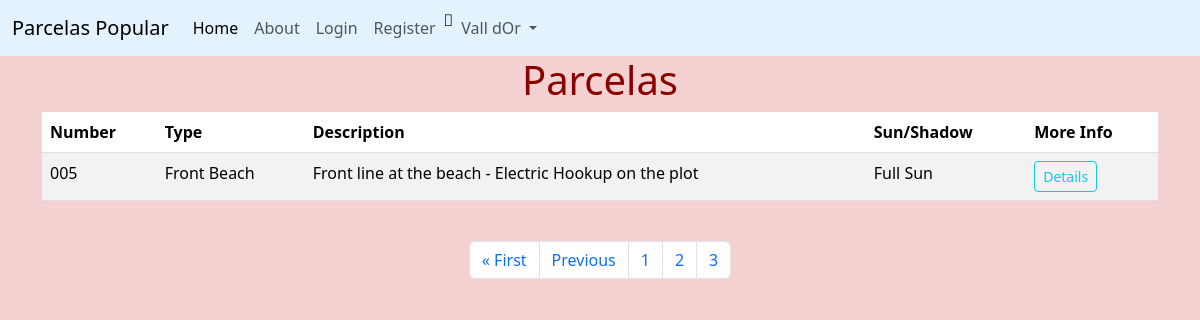
/parcelas?page=3, run on an earlier commit of the app's database.
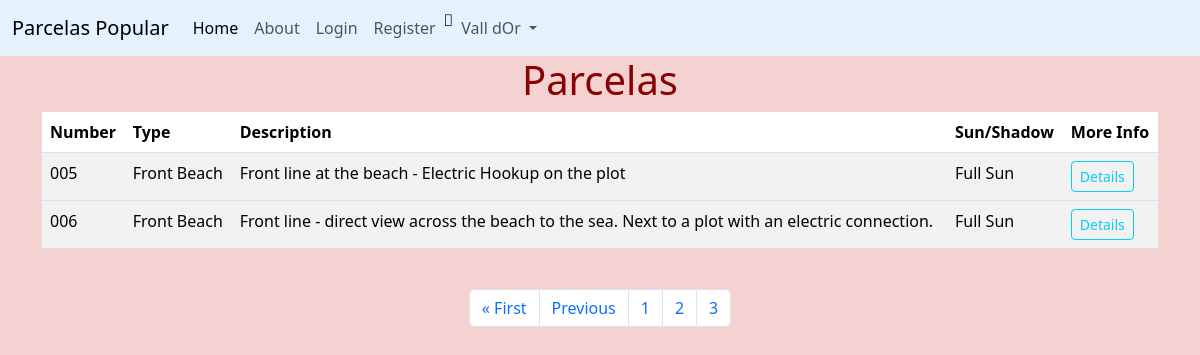
And on a later commit of the database.
### cvdor/models.py (models this page shows, shortened)
class Parcela(models.Model):
    number = models.CharField('Plot Number', max_length=20)
    campsite = models.ForeignKey(Campsite, blank=True, null=True, on_delete=models.CASCADE)
    group = models.ForeignKey('Group', blank=True, null=True, on_delete=models.CASCADE)
    width = models.IntegerField('Size', blank=True, null=True)
    length = models.IntegerField('Plot Length', blank=True, null=True)
    description = models.TextField('Description')
    sun = models.ForeignKey(Sun, blank=True, null=True, on_delete=models.CASCADE)

class Group(models.Model):
    name = models.CharField('Group', max_length=25)
    def __str__(self):
        return self.name

class Sun(models.Model):
    sun = models.CharField('SunOrShadow', max_length=25, default='sun')
    def __str__(self):
        return self.sun

### cvdor/views.py (the view)
# urls.py: path('parcelas', views.all_parcelas, name='all-parcelas'),
def all_parcelas(request):
    parcela_list = Parcela.objects.all()
    p = Paginator(Parcela.objects.all(), 2)
    page = request.GET.get('page')
    parcelas = p.get_page(page)
    nums = "a" * parcelas.paginator.num_pages
    return render(request, 'list_parcelas.html', {'parcela_list': parcela_list, 'parcelas': parcelas, 'nums': nums})

### cvdor/templates/list_parcelas.html (shortened to what this page needs)
{% extends 'base.html' %}
{% block content %}
<div class=container>
  <h1>Parcelas</h1>
<table class="table table-striped table-hover">
  <thead>
    <tr>
      <th scope="col">Number</th>
      <th scope="col">Type</th>
      <th scope="col">Description</th>
      <th scope="col">Sun/Shadow</th>
      <th scope="col">More Info</th>
    </tr>
  </thead>
    {% for parcela in parcelas %}
  <tbody>
    <tr>
      <td>{{ parcela.number}}</td>
      <td>{{ parcela.group}}</td>
      <td>{{ parcela.description}}</td>
      <td>{{ parcela.sun}}</td>
      <td> <a class="btn btn-outline-info btn-sm" href="{% url 'show-parcela' parcela.id %}">Details</a></td>
    </tr>
  </tbody>
    {% endfor %}
</table>
</div>
<br/>
<nav aria-label="Page navigation ">
  <ul class="pagination justify-content-center">
{% if parcelas.has_previous %}
<li class="page-item"><a class="page-link" href="?page=1">&laquo First </a></li>
<li class="page-item"><a class="page-link" href="?page={{ parcelas.previous_page_number }}">Previous </a></li>
{% endif %}
{% for i in nums %}
<li class="page-item"> <a class="page-link" href="?page={{ forloop.counter }}">{{ forloop.counter }}</a></li>
{% endfor %}
  </ul>
</nav>
{% endblock %}

### cvdor/templates/base.html (shortened to what this page needs)
{% load static %}
<!doctype html>
<html lang="en">
  <head>
    <link href="https://cdn.jsdelivr.net/npm/bootstrap@5.3.1/dist/css/bootstrap.min.css" rel="stylesheet">
  <link rel="stylesheet" type="text/css" href="{% static 'cvdor/css/style.css' %}">
  </head>
  <body>
    {% include 'navbar.html' %}
{% block content %}
{% endblock %}
  </body>
</html>

### cvdor/templates/navbar.html (shortened to what this page needs)
  <nav class="navbar navbar-expand-lg " style="background-color: #e3f2fd;">
  <div class="container-fluid">
    <a class="navbar-brand" href="#">Parcelas Popular</a>
    <div class="collapse navbar-collapse" id="navbarSupportedContent">
      <ul class="navbar-nav me-auto mb-2 mb-lg-0">
        <li class="nav-item">
          <a class="nav-link active" aria-current="page" href="{% url 'home' %}">Home</a>
        </li>
        <li class="nav-item">
          <a class="nav-link" href="{% url 'about' %}">About</a>
        </li>
          {% if user.is_authenticated %}
        <li class="nav-item">
          <a class="nav-link" href="{% url 'logout' %}">Logout</a>
        </li>
          {% else %}
        <li class="nav-item">
          <a class="nav-link" href="{% url 'login' %}">Login</a>
        </li>
        <li class="nav-item">
          <a class="nav-link" href="{% url 'register_user' %}">Register</a>
        </li>
          {% endif %}
        <li class="nav-item dropdown">
          <a class="nav-link dropdown-toggle" href="#" role="button" data-bs-toggle="dropdown" aria-expanded="false">
            Vall dOr
          </a>
        </li>
      </ul>
    </div>
  </div>
</nav>

### cvdor/static/cvdor/css/style.css (style rules this page uses)
h1 { color: darkred; text-align: center; }
body { background-color: #f4d2d2; }

What changed in the data, as far as the page shows it:
added Parcela: number "006", group "Front Beach", description "Front line - direct view across the beach to the sea. Next to a plot with an electric connection.", sun "Full Sun"
